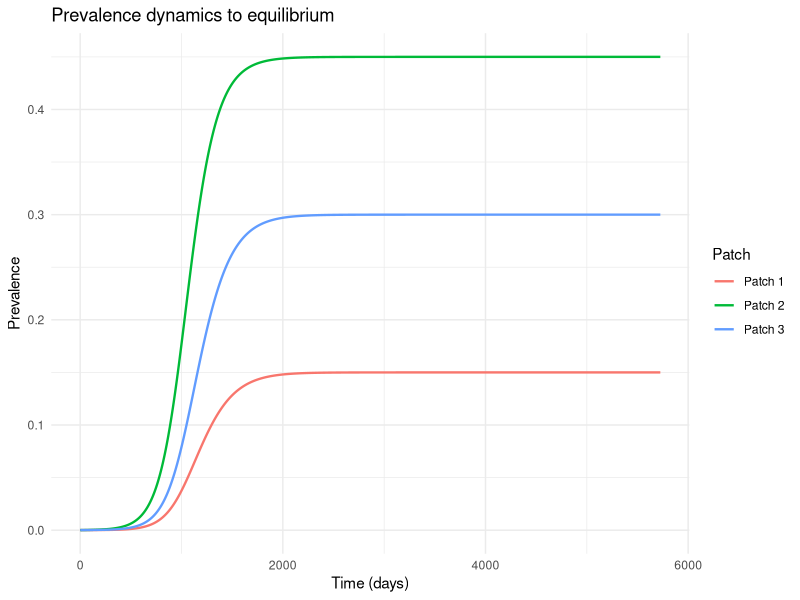
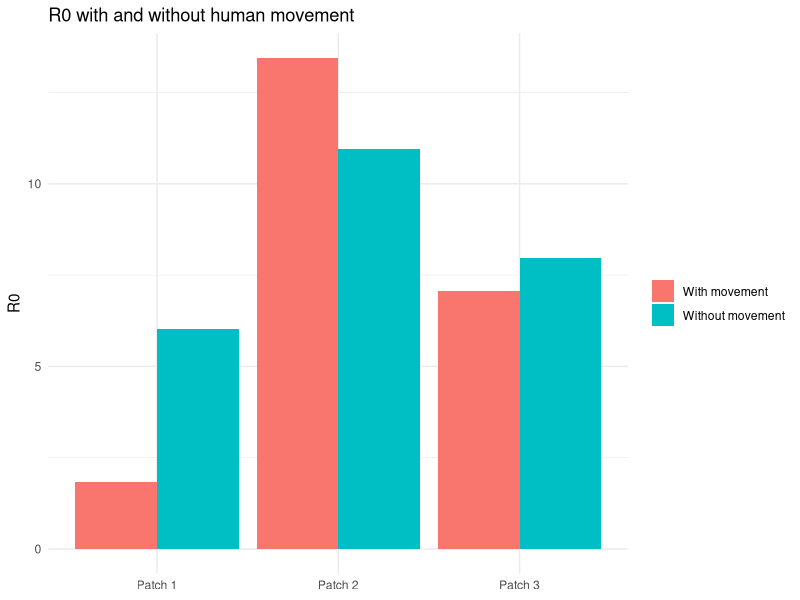
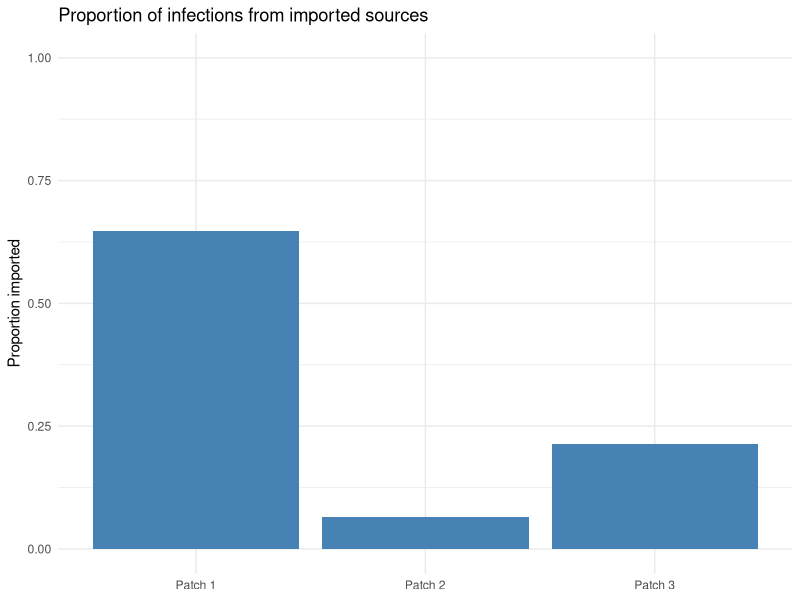
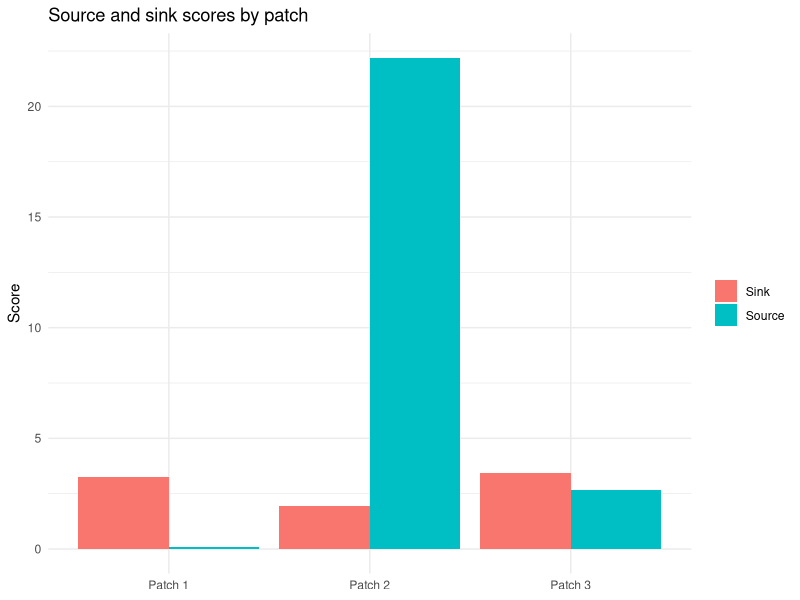
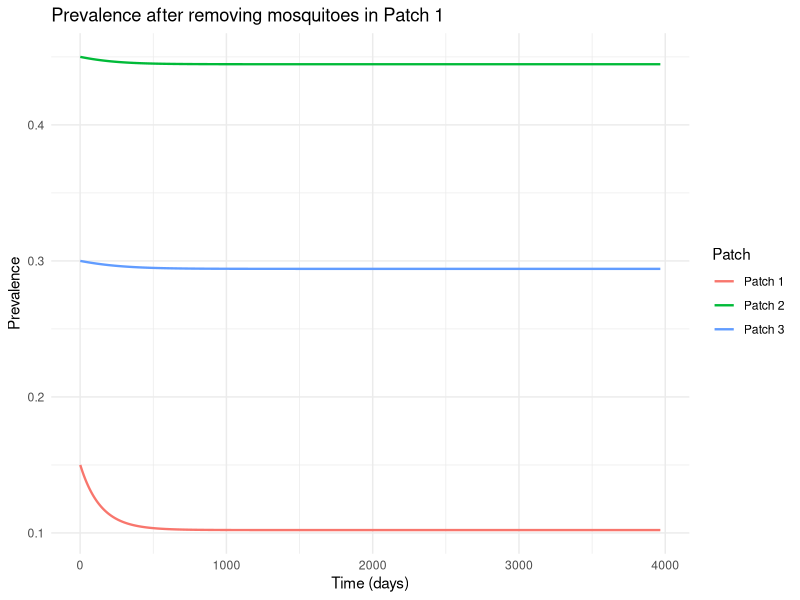
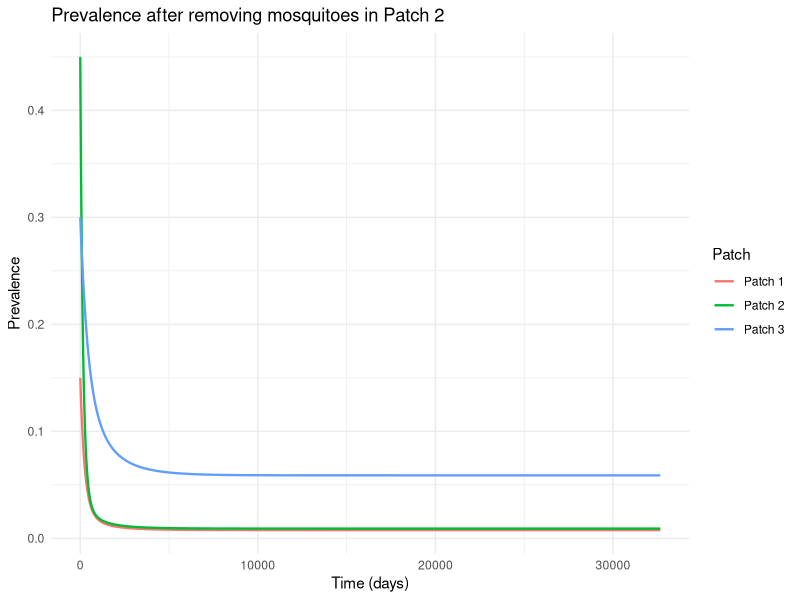
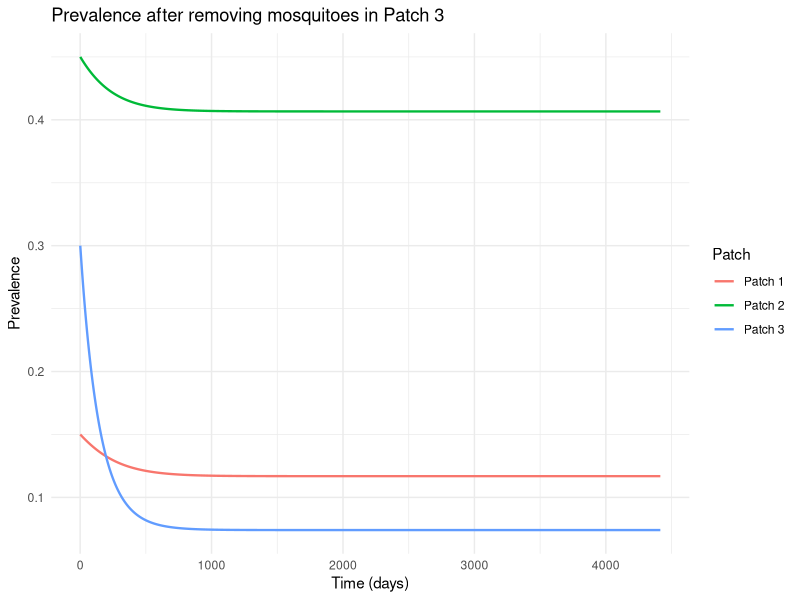
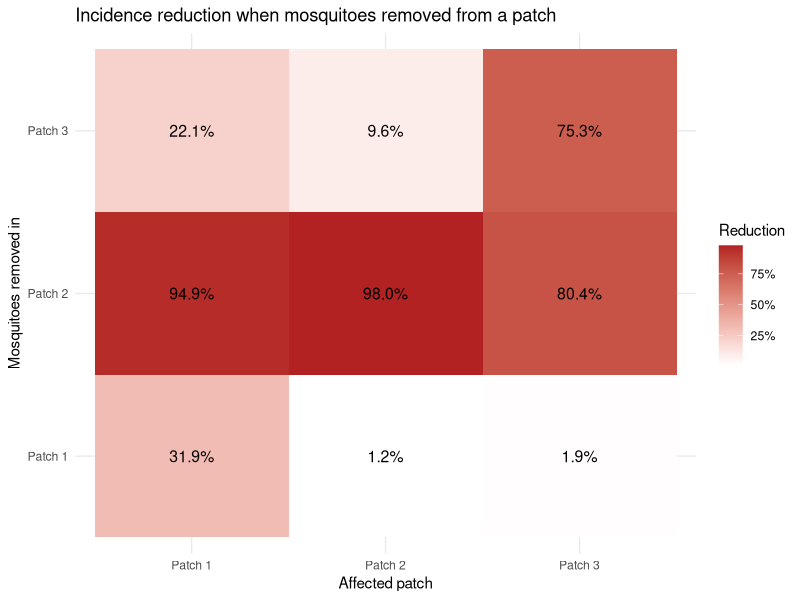

Recreate these plots in R, in order.
library(deSolve)
library(ggplot2)

# ODE right-hand side (base R matrix ops instead of RcppFunctions)
malaria.ode.fast <- function(t, x, params) {
  X <- x[1:params[["numpatch"]]]
  C <- x[(params[["numpatch"]] + 1):length(x)]

  k <- as.vector(t(X * params[["H"]]) %*% params[["pij"]] /
                   (t(params[["H"]]) %*% params[["pij"]]))

  dC <- (t(params[["m"]]) * params[["a"]]^2 * params[["b"]] * params[["c"]] *
           exp(-params[["mu"]] * params[["tau"]]) * k /
           (params[["a"]] * params[["c"]] * k + params[["mu"]])) %*%
    t(params[["pij"]]) * (1 - X)

  dX <- dC - (params[["r"]] * X)

  return(list(c(dX, dC)))
}

# Analytical mosquito density
malaria.ode.residence.analytical <- function(Ivector, Hvector, Pmatrix, a, b, c, mu, r, tau) {
  Gvector <- function(Xvector, r) Xvector * r / (1 - Xvector)
  Fvector <- function(Xvector, Hvector, Pmatrix, a, b, c, mu) {
    k <- sapply(1:length(Xvector), function(i)
      sum(Pmatrix[, i] * Xvector * Hvector) / sum(Pmatrix[, i] * Hvector))
    return(b * c * k / (a * c * k / mu + 1))
  }
  xvector <- Ivector / r
  gvector <- Gvector(xvector, r)
  fvector <- Fvector(xvector, Hvector, Pmatrix, a, b, c, mu)
  fmatrix <- diag(fvector)
  Cvector <- solve(Pmatrix %*% fmatrix) %*% gvector
  m <- Cvector * mu / a / a / exp(-mu * tau)
  return(m)
}

# Root function for equilibrium detection
rootfun <- function(t, x, params) {
  dstate <- unlist(malaria.ode.fast(t, x, params))[1:params[["numpatch"]]]
  return(sum(abs(dstate)) - 1e-13)
}

# --- Parameters ---
a <- 0.3
b <- 0.1
c <- 0.214
r <- 1 / 150
mu <- 1 / 10
tau <- 10

# --- Synthetic 3-patch data ---
numpatch <- 3

# Population sizes
hvector <- c(5000, 10000, 8000)

# Incidence rates (per person per day)
ivector <- c(0.001, 0.003, 0.002)

# Mobility matrix (rows=residence, cols=destination; rows sum to 1)
pij <- matrix(c(
  0.85, 0.10, 0.05,
  0.08, 0.80, 0.12,
  0.06, 0.09, 0.85
), nrow = 3, byrow = TRUE)

# --- Solve for mosquito density ---
m <- malaria.ode.residence.analytical(ivector, hvector, pij, a, b, c, mu, r, tau)
m[m < 0] <- 1e-10
m <- as.vector(m)
cat("Analytical mosquito density (m):", round(m, 4), "\n")

# --- Run to equilibrium ---
paras <- list(numpatch = numpatch, c = c, b = b, a = a, mu = mu,
              tau = tau, r = r, pij = pij, H = hvector, m = m)

xstart <- c(rep(0.0001, numpatch), rep(0, numpatch))

cat("Running ODE to equilibrium...\n")
out_equm <- as.data.frame(ode(xstart, 1:(5e5), malaria.ode.fast, paras, rootfun = rootfun))
cat("Equilibrium reached at time step:", nrow(out_equm), "\n")

xequm_prev <- unlist(out_equm[nrow(out_equm) - 1, 2:(numpatch + 1)])
cat("Equilibrium prevalence:", round(xequm_prev, 6), "\n")

# --- Perturbation: set m=0 in each patch, one at a time ---
xequm <- unlist(c(out_equm[nrow(out_equm) - 1, 2:(numpatch + 1)],
                   xstart[(numpatch + 1):(numpatch * 2)]))

# --- Perturbation: set m=0 in each patch, one at a time ---
cat("\nRunning perturbation experiments...\n")
perturbation_results <- matrix(NA, nrow = numpatch, ncol = numpatch)
perturbation_outs <- list()
for (i in 1:numpatch) {
  paras_temp <- paras
  paras_temp$m[i] <- 0
  out_temp <- as.data.frame(ode(xequm, 1:(5e5), malaria.ode.fast, paras_temp, rootfun = rootfun))
  perturbation_outs[[i]] <- out_temp
  if (nrow(out_temp) > 2) {
    perturbation_results[i, ] <- unlist(
      out_temp[nrow(out_temp) - 1, (numpatch + 2):ncol(out_temp)] -
        out_temp[nrow(out_temp) - 2, (numpatch + 2):ncol(out_temp)])
  } else {
    perturbation_results[i, ] <- rep(-1, numpatch)
  }
  cat(sprintf("  Patch %d removed: new incidence = %s\n",
              i, paste(round(perturbation_results[i, ], 6), collapse = ", ")))
}

# --- Compute metrics (from make_output_csv.R) ---
# R0 with movement
R0 <- (a * b / mu) * (m * a * exp(-tau * mu) / r)

# R0 without movement (single-patch formula)
m_noMov <- (ivector * (a * c * ivector / r + mu)) /
  (a^2 * b * c * exp(-mu * tau) * ivector / r * (1 - ivector / r))
R0_noMov <- (a * b / mu) * (m_noMov * a * exp(-tau * mu) / r)

# Proportion of imported infections (from Cij matrix)
X_eq <- xequm_prev
K <- colSums(t(pij) * X_eq * hvector) / colSums(t(pij) * hvector)
Cij <- t((t(pij) * m * a^2 * b * c * exp(-tau * mu) * K) / (a * c * K + mu))
Cij <- Cij / rowSums(Cij)
prop_imported <- rowSums(Cij - diag(diag(Cij)))

# Source/sink scores
source_score <- rowSums(hvector * ivector * t(Cij - diag(diag(Cij))))
sink_score <- hvector * ivector * prop_imported

# ============================================================
# PLOTS
# ============================================================
patch_names <- paste("Patch", 1:numpatch)
pdf("demo_sim_plots.pdf", width = 10, height = 8)

# --- 1. Prevalence time series to equilibrium ---
prev_df <- data.frame(
  time = out_equm$time,
  out_equm[, 2:(numpatch + 1)]
)
names(prev_df)[2:(numpatch + 1)] <- patch_names
prev_long <- reshape(prev_df, direction = "long", varying = patch_names,
                     v.names = "prevalence", timevar = "patch",
                     times = patch_names)
print(
  ggplot(prev_long, aes(x = time, y = prevalence, color = patch)) +
    geom_line(linewidth = 0.8) +
    labs(title = "Prevalence dynamics to equilibrium",
         x = "Time (days)", y = "Prevalence", color = "Patch") +
    theme_minimal()
)

# --- 2. R0 with vs without movement ---
r0_df <- data.frame(patch = patch_names,
                     with_movement = R0,
                     without_movement = R0_noMov)
r0_long <- reshape(r0_df, direction = "long",
                   varying = c("with_movement", "without_movement"),
                   v.names = "R0", timevar = "type",
                   times = c("With movement", "Without movement"))
print(
  ggplot(r0_long, aes(x = patch, y = R0, fill = type)) +
    geom_col(position = "dodge") +
    labs(title = "R0 with and without human movement",
         x = NULL, y = "R0", fill = NULL) +
    theme_minimal()
)

# --- 3. Proportion imported infections ---
print(
  ggplot(data.frame(patch = patch_names, imported = prop_imported),
         aes(x = patch, y = imported)) +
    geom_col(fill = "steelblue") +
    labs(title = "Proportion of infections from imported sources",
         x = NULL, y = "Proportion imported") +
    ylim(0, 1) +
    theme_minimal()
)

# --- 4. Source vs sink scores ---
ss_df <- data.frame(patch = patch_names, source = source_score, sink = sink_score)
ss_long <- reshape(ss_df, direction = "long", varying = c("source", "sink"),
                   v.names = "score", timevar = "type",
                   times = c("Source", "Sink"))
print(
  ggplot(ss_long, aes(x = patch, y = score, fill = type)) +
    geom_col(position = "dodge") +
    labs(title = "Source and sink scores by patch",
         x = NULL, y = "Score", fill = NULL) +
    theme_minimal()
)

# --- 5. Perturbation impact: prevalence time series after removing each patch ---
for (i in 1:numpatch) {
  out_p <- perturbation_outs[[i]]
  p_df <- data.frame(time = out_p[, 1], out_p[, 2:(numpatch + 1)])
  names(p_df)[2:(numpatch + 1)] <- patch_names
  p_long <- reshape(p_df, direction = "long", varying = patch_names,
                    v.names = "prevalence", timevar = "patch",
                    times = patch_names)
  print(
    ggplot(p_long, aes(x = time, y = prevalence, color = patch)) +
      geom_line(linewidth = 0.8) +
      labs(title = sprintf("Prevalence after removing mosquitoes in %s", patch_names[i]),
           x = "Time (days)", y = "Prevalence", color = "Patch") +
      theme_minimal()
  )
}

# --- 6. Incidence reduction heatmap ---
equm_inc <- unlist(out_equm[nrow(out_equm) - 1, (numpatch + 2):(2 * numpatch + 1)] -
                     out_equm[nrow(out_equm) - 2, (numpatch + 2):(2 * numpatch + 1)])
reduction <- 1 - sweep(perturbation_results, 2, equm_inc, "/")
heat_df <- expand.grid(removed = patch_names, affected = patch_names)
heat_df$reduction <- as.vector(reduction)
print(
  ggplot(heat_df, aes(x = affected, y = removed, fill = reduction)) +
    geom_tile() +
    geom_text(aes(label = sprintf("%.1f%%", reduction * 100)), size = 4) +
    scale_fill_gradient(low = "white", high = "firebrick", labels = scales::percent) +
    labs(title = "Incidence reduction when mosquitoes removed from a patch",
         x = "Affected patch", y = "Mosquitoes removed in", fill = "Reduction") +
    theme_minimal()
)

dev.off()
cat("\nPlots saved to demo_sim_plots.pdf\n")
cat("Done.\n")
